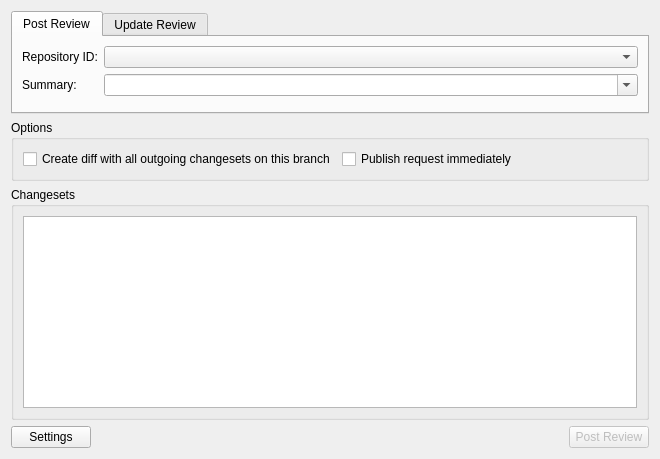
<?xml version="1.0" encoding="UTF-8"?>
<ui version="4.0">
 <class>PostReviewDialog</class>
 <widget class="QDialog" name="PostReviewDialog">
  <property name="geometry">
   <rect>
    <x>0</x>
    <y>0</y>
    <width>660</width>
    <height>459</height>
   </rect>
  </property>
  <property name="windowTitle">
   <string>Review Board</string>
  </property>
  <layout class="QVBoxLayout" name="verticalLayout_5">
   <item>
    <layout class="QVBoxLayout" name="verticalLayout">
     <item>
      <widget class="QTabWidget" name="tab_widget">
       <property name="maximumSize">
        <size>
         <width>16777215</width>
         <height>110</height>
        </size>
       </property>
       <property name="currentIndex">
        <number>0</number>
       </property>
       <widget class="QWidget" name="post_review_tab">
        <attribute name="title">
         <string>Post Review</string>
        </attribute>
        <layout class="QFormLayout" name="formLayout_2">
         <item row="0" column="0">
          <widget class="QLabel" name="repo_id_label">
           <property name="text">
            <string>Repository ID:</string>
           </property>
           <property name="buddy">
            <cstring>repo_id_combo</cstring>
           </property>
          </widget>
         </item>
         <item row="0" column="1">
          <widget class="QComboBox" name="repo_id_combo">
           <property name="sizePolicy">
            <sizepolicy hsizetype="Expanding" vsizetype="Fixed">
             <horstretch>0</horstretch>
             <verstretch>0</verstretch>
            </sizepolicy>
           </property>
           <property name="editable">
            <bool>false</bool>
           </property>
           <property name="insertPolicy">
            <enum>QComboBox::InsertAtTop</enum>
           </property>
          </widget>
         </item>
         <item row="1" column="0">
          <widget class="QLabel" name="summary_label">
           <property name="text">
            <string>Summary:</string>
           </property>
           <property name="buddy">
            <cstring>summary_edit</cstring>
           </property>
          </widget>
         </item>
         <item row="1" column="1">
          <widget class="QComboBox" name="summary_edit">
           <property name="sizePolicy">
            <sizepolicy hsizetype="Expanding" vsizetype="Fixed">
             <horstretch>0</horstretch>
             <verstretch>0</verstretch>
            </sizepolicy>
           </property>
           <property name="editable">
            <bool>true</bool>
           </property>
           <property name="insertPolicy">
            <enum>QComboBox::InsertAtTop</enum>
           </property>
          </widget>
         </item>
        </layout>
       </widget>
       <widget class="QWidget" name="update_review_tab">
        <attribute name="title">
         <string>Update Review</string>
        </attribute>
        <layout class="QFormLayout" name="formLayout_3">
         <item row="0" column="0">
          <widget class="QLabel" name="review_id_label">
           <property name="text">
            <string>Review ID:</string>
           </property>
           <property name="buddy">
            <cstring>review_id_combo</cstring>
           </property>
          </widget>
         </item>
         <item row="0" column="1">
          <widget class="QComboBox" name="review_id_combo">
           <property name="sizePolicy">
            <sizepolicy hsizetype="Expanding" vsizetype="Fixed">
             <horstretch>0</horstretch>
             <verstretch>0</verstretch>
            </sizepolicy>
           </property>
           <property name="editable">
            <bool>false</bool>
           </property>
           <property name="insertPolicy">
            <enum>QComboBox::InsertAtTop</enum>
           </property>
          </widget>
         </item>
         <item row="1" column="1">
          <widget class="QCheckBox" name="update_fields">
           <property name="text">
            <string>Update the fields of this existing request</string>
           </property>
          </widget>
         </item>
        </layout>
       </widget>
      </widget>
     </item>
     <item>
      <widget class="QGroupBox" name="options_group">
       <property name="title">
        <string>Options</string>
       </property>
       <layout class="QGridLayout" name="gridLayout">
         <item row="0" column="0">
         <widget class="QCheckBox" name="outgoing_changes_check">
          <property name="text">
           <string>Create diff with all outgoing changesets on this branch</string>
          </property>
         </widget>
        </item>
        <item row="0" column="1">
         <widget class="QCheckBox" name="publish_immediately_check">
          <property name="text">
           <string>Publish request immediately</string>
          </property>
         </widget>
        </item>
       </layout>
      </widget>
     </item>
     <item>
      <widget class="QGroupBox" name="changesets_box">
       <property name="title">
        <string>Changesets</string>
       </property>
       <layout class="QVBoxLayout" name="verticalLayout_3">
        <item>
         <widget class="QTreeView" name="changesets_view">
          <property name="indentation">
           <number>0</number>
          </property>
          <property name="rootIsDecorated">
           <bool>false</bool>
          </property>
          <property name="itemsExpandable">
           <bool>false</bool>
          </property>
         </widget>
        </item>
       </layout>
      </widget>
     </item>
    </layout>
   </item>
   <item>
    <layout class="QHBoxLayout" name="dialogbuttons_layout">
     <item>
      <widget class="QPushButton" name="settings_button">
       <property name="toolTip">
        <string extracomment="Configure email settings"/>
       </property>
       <property name="text">
        <string>Settings</string>
       </property>
       <property name="autoDefault">
        <bool>false</bool>
       </property>
      </widget>
     </item>
     <item>
      <spacer name="horizontalSpacer">
       <property name="orientation">
        <enum>Qt::Horizontal</enum>
       </property>
       <property name="sizeHint" stdset="0">
        <size>
         <width>25</width>
         <height>19</height>
        </size>
       </property>
      </spacer>
     </item>
     <item>
      <widget class="QPushButton" name="post_review_button">
       <property name="enabled">
        <bool>false</bool>
       </property>
       <property name="text">
        <string>Post Review</string>
       </property>
       <property name="default">
        <bool>true</bool>
       </property>
      </widget>
     </item>
    </layout>
   </item>
  </layout>
 </widget>
 <tabstops>
  <tabstop>changesets_view</tabstop>
  <tabstop>post_review_button</tabstop>
  <tabstop>settings_button</tabstop>
 </tabstops>
 <resources/>
<connections>
    <connection>
        <sender>post_review_button</sender>
        <signal>clicked()</signal>
        <receiver>PostReviewDialog</receiver>
        <slot>accept()</slot>
    </connection>
    <connection>
        <sender>outgoing_changes_check</sender>
        <signal>toggled(bool)</signal>
        <receiver>PostReviewDialog</receiver>
        <slot>toggle_outgoing_changesets()</slot>
    </connection>
</connections>
</ui>
